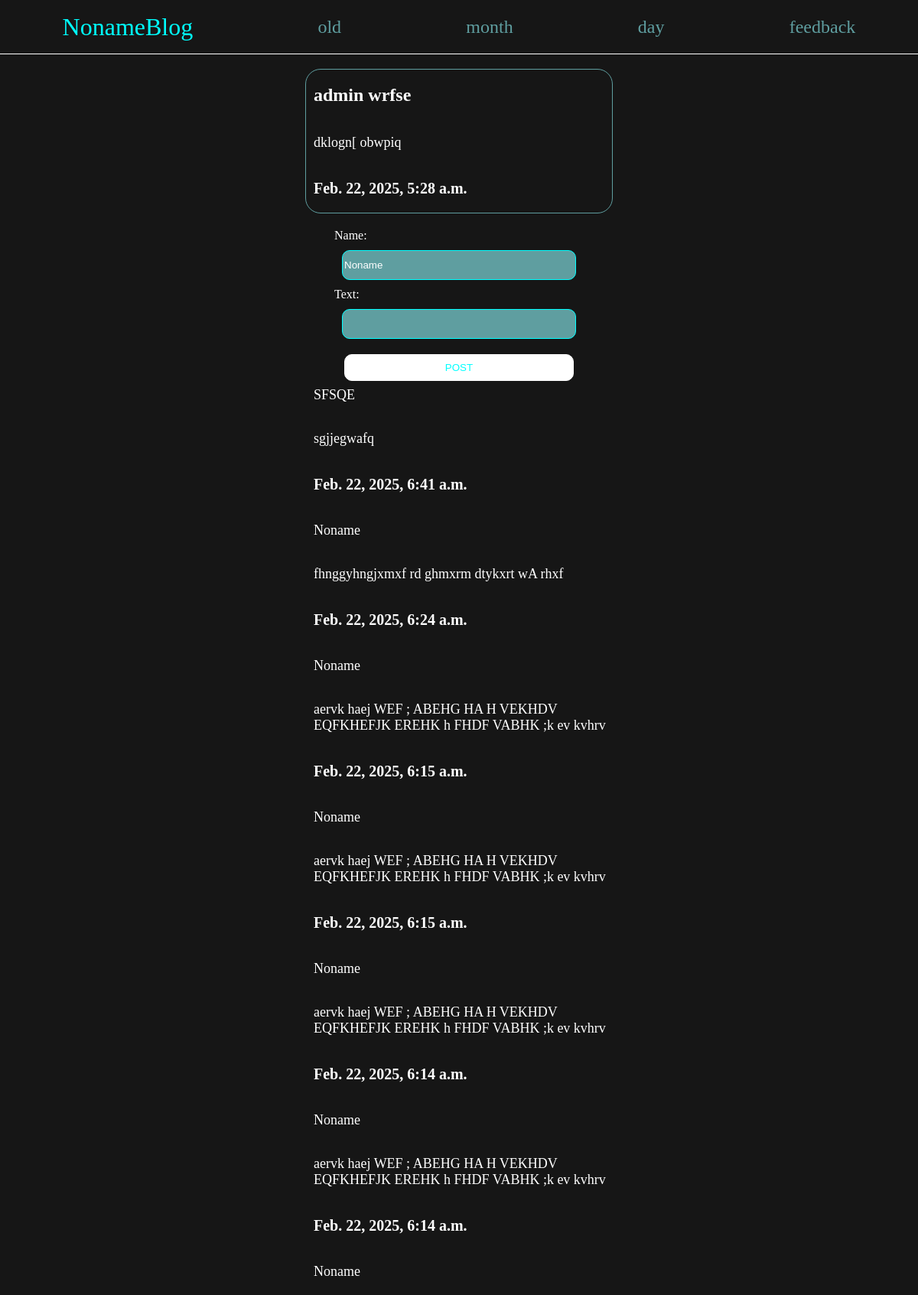
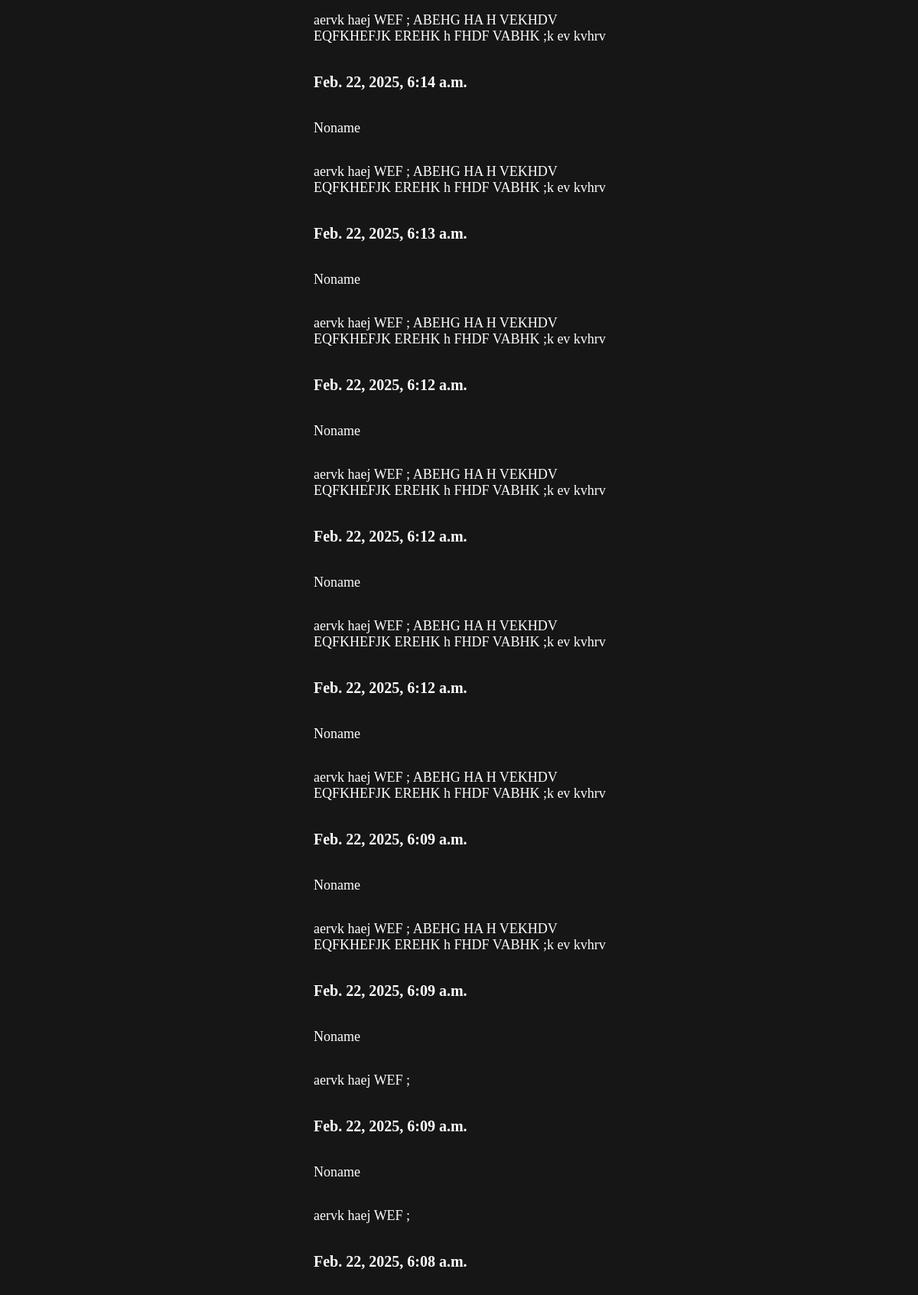
Page /post/13 (upper part) on the committed database (2 pictures, top to bottom).
### noapp/models.py (models this page shows, shortened)
class Post(models.Model):
    title = models.CharField(max_length=150)
    author = models.ForeignKey(User, on_delete=models.CASCADE)
    marker = models.SlugField()
    text = models.TextField(max_length=1000, blank=True, null=True)
    image = models.ImageField(null=True, blank=True)
    created = models.DateTimeField(auto_created=True)
    published = models.DateTimeField(auto_now=True)
    changed = models.DateTimeField(auto_now_add=True)
    class PostStatus(models.TextChoices):
        draft = 'Draft'
        public = 'Public'
    status = models.CharField(max_length=6, choices=PostStatus.choices, default=PostStatus.draft)
    class Meta:
        ordering = ['title', 'author', 'status', 'marker']

class Comment(models.Model):
    post = models.ForeignKey(Post, on_delete=models.CASCADE)
    name = models.CharField(max_length=100, blank=True, default='Noname')
    text = models.CharField(max_length=300)
    published = models.DateTimeField(auto_now=True)

### noapp/views.py (the view)
# urls.py: path('post/<int:post_id>', views.post_page, name='post')
def post_page(request, post_id):
    post = get_object_or_404(Post, id=post_id, status=Post.PostStatus.public)
    comments = Comment.objects.filter(post__id=post_id).order_by('-published')
    if request.method == 'POST':
        form = CommentForm(request.POST)
        comment = Comment()
        comment.post = get_object_or_404(Post, id=post_id)
        comment.text = request.POST.get('text')
        comment.name = request.POST.get('name')
        comment.save()
    else:
        form = CommentForm()
    return render(request, 'noapp/post.html', {'post': post, 'comments': comments, 'form': form})

### noapp/forms.py
class CommentForm(forms.ModelForm):
    class Meta:
        model = Comment
        fields = ['name', 'text']

### noapp/templates/noapp/post.html (shortened to what this page needs)
{%extends 'noapp/blog.html'%}
{%block content%}
<main>
        <div class="post">
            <h2>{{post.author}} {{post.title}}</h2>
            <p>{{post.text}}</p>
            <h3>{{post.published}}</h3>
        </div>
        <form method="post">
            {{form}}
            <button type="submit">POST</button>
        </form>
        <section class="comments">
            {%for comment in comments%}
            <div class="comment">
                <p>{{comment.name}}</p>
                <p>{{comment.text}}</p>
                <h3>{{comment.published}}</h3>
            </div>
            {%endfor%}
        </section>
    </main>
{%endblock%}

### noapp/static/noapp/style.css (style rules this page uses)
body { margin: 0; display: flex; align-items: center; flex-direction: column; background-color: rgb(22, 22, 22); color: white; }
div { display: flex; flex-direction: column; }
main { margin-top: 70px; display: flex; flex-direction: column; align-items: center; }
.post { margin: 20px; display: flex; flex-direction: column; width: 400px; border: 1px solid cadetblue; border-radius: 20px; }
p { width: 400px; position: relative; left: 10px; color: white; font-size: 18px; }
h2 { position: relative; left: 10px; color: white; font-size: 24px; }
h3 { position: relative; left: 10px; color: white; font-size: 20px; }
input { margin: 10px; display: flex; flex-direction: column; width: 300px; height: 35px; background-color: cadetblue; color: white; border: 1px solid cyan; border-radius: 10px; display: flex; align-items: center; justify-content: center; }
button { position: relative; top: 10px; display: flex; flex-direction: column; width: 300px; height: 35px; border: 1px solid white; border-radius: 10px; background-color: white; color: cyan; display: flex; align-items: center; justify-content: center; }
form { display: flex; flex-direction: column; align-items: center; }

### rows in the picture
Post: author "admin", title "wrfse", text "dklogn[ obwpiq", published "Feb. 22, 2025, 5:28 a.m."
Comment: name "SFSQE", text "sgjjegwafq", published "Feb. 22, 2025, 6:41 a.m."
Comment: name "Noname", text "fhnggyhngjxmxf rd ghmxrm dtykxrt wA rhxf", published "Feb. 22, 2025, 6:24 a.m."
Comment: name "Noname", text "aervk haej WEF ; ABEHG HA H VEKHDV EQFKHEFJK EREHK h FHDF VABHK ;k ev kvhrv", published "Feb. 22, 2025, 6:15 a.m."
Comment: name "Noname", text "aervk haej WEF ; ABEHG HA H VEKHDV EQFKHEFJK EREHK h FHDF VABHK ;k ev kvhrv", published "Feb. 22, 2025, 6:15 a.m."
Comment: name "Noname", text "aervk haej WEF ; ABEHG HA H VEKHDV EQFKHEFJK EREHK h FHDF VABHK ;k ev kvhrv", published "Feb. 22, 2025, 6:14 a.m."
Comment: name "Noname", text "aervk haej WEF ; ABEHG HA H VEKHDV EQFKHEFJK EREHK h FHDF VABHK ;k ev kvhrv", published "Feb. 22, 2025, 6:14 a.m."
Comment: name "Noname", text "aervk haej WEF ; ABEHG HA H VEKHDV EQFKHEFJK EREHK h FHDF VABHK ;k ev kvhrv", published "Feb. 22, 2025, 6:14 a.m."
Comment: name "Noname", text "aervk haej WEF ; ABEHG HA H VEKHDV EQFKHEFJK EREHK h FHDF VABHK ;k ev kvhrv", published "Feb. 22, 2025, 6:13 a.m."
Comment: name "Noname", text "aervk haej WEF ; ABEHG HA H VEKHDV EQFKHEFJK EREHK h FHDF VABHK ;k ev kvhrv", published "Feb. 22, 2025, 6:12 a.m."
Comment: name "Noname", text "aervk haej WEF ; ABEHG HA H VEKHDV EQFKHEFJK EREHK h FHDF VABHK ;k ev kvhrv", published "Feb. 22, 2025, 6:12 a.m."
Comment: name "Noname", text "aervk haej WEF ; ABEHG HA H VEKHDV EQFKHEFJK EREHK h FHDF VABHK ;k ev kvhrv", published "Feb. 22, 2025, 6:12 a.m."
Comment: name "Noname", text "aervk haej WEF ; ABEHG HA H VEKHDV EQFKHEFJK EREHK h FHDF VABHK ;k ev kvhrv", published "Feb. 22, 2025, 6:09 a.m."
Comment: name "Noname", text "aervk haej WEF ; ABEHG HA H VEKHDV EQFKHEFJK EREHK h FHDF VABHK ;k ev kvhrv", published "Feb. 22, 2025, 6:09 a.m."
Comment: name "Noname", text "aervk haej WEF ;", published "Feb. 22, 2025, 6:09 a.m."
Comment: name "Noname", text "aervk haej WEF ;", published "Feb. 22, 2025, 6:08 a.m."
